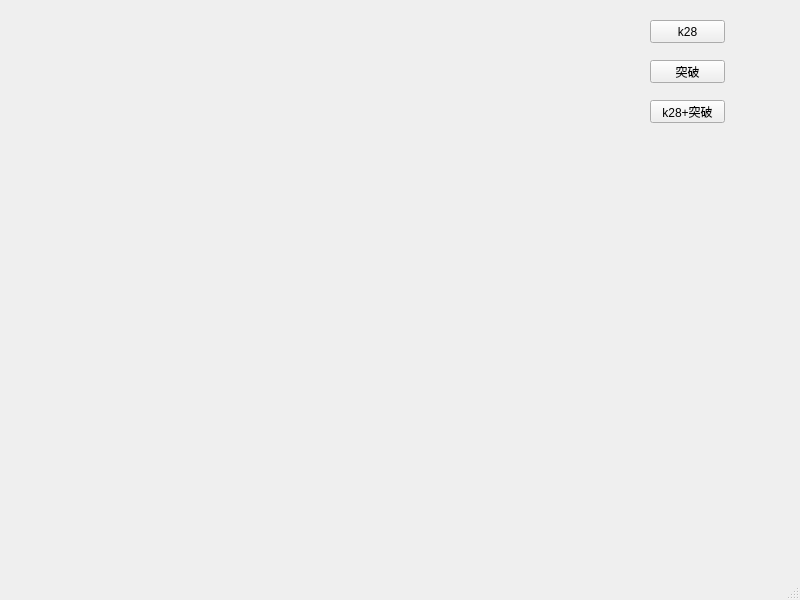
<?xml version="1.0" encoding="UTF-8"?>
<ui version="4.0">
 <class>MainWindow</class>
 <widget class="QMainWindow" name="MainWindow">
  <property name="geometry">
   <rect>
    <x>0</x>
    <y>0</y>
    <width>800</width>
    <height>600</height>
   </rect>
  </property>
  <property name="windowTitle">
   <string>MainWindow</string>
  </property>
  <widget class="QWidget" name="centralwidget">
   <widget class="QLabel" name="L_cvImage">
    <property name="geometry">
     <rect>
      <x>10</x>
      <y>10</y>
      <width>611</width>
      <height>541</height>
     </rect>
    </property>
    <property name="text">
     <string/>
    </property>
   </widget>
   <widget class="QPushButton" name="Btn_k28">
    <property name="geometry">
     <rect>
      <x>650</x>
      <y>20</y>
      <width>75</width>
      <height>23</height>
     </rect>
    </property>
    <property name="text">
     <string>k28</string>
    </property>
   </widget>
   <widget class="QPushButton" name="Btn_tp">
    <property name="geometry">
     <rect>
      <x>650</x>
      <y>60</y>
      <width>75</width>
      <height>23</height>
     </rect>
    </property>
    <property name="text">
     <string>突破</string>
    </property>
   </widget>
   <widget class="QPushButton" name="Btn_k28tp">
    <property name="geometry">
     <rect>
      <x>650</x>
      <y>100</y>
      <width>75</width>
      <height>23</height>
     </rect>
    </property>
    <property name="text">
     <string>k28+突破</string>
    </property>
   </widget>
  </widget>
  <widget class="QMenuBar" name="menubar">
   <property name="geometry">
    <rect>
     <x>0</x>
     <y>0</y>
     <width>800</width>
     <height>23</height>
    </rect>
   </property>
  </widget>
  <widget class="QStatusBar" name="statusbar"/>
 </widget>
 <resources/>
 <connections/>
</ui>
